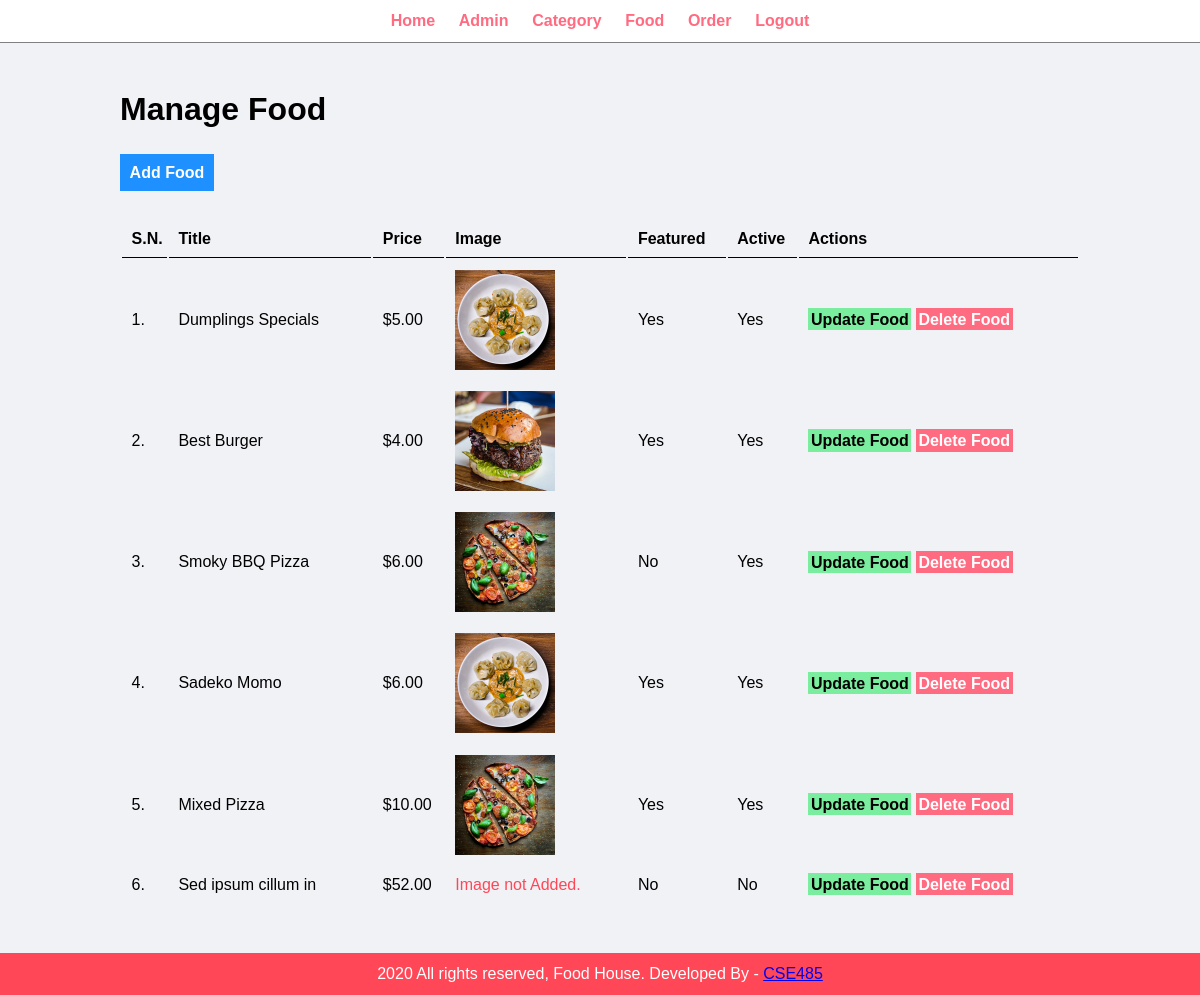
Page /admin/manage-food.php (signed in) on the committed database.
### tables this page shows
CREATE TABLE `tbl_food` (
  `id` int(10) UNSIGNED NOT NULL,
  `title` varchar(100) NOT NULL,
  `description` text NOT NULL,
  `price` decimal(10,2) NOT NULL,
  `image_name` varchar(255) NOT NULL,
  `category_id` int(10) UNSIGNED NOT NULL,
  `featured` varchar(10) NOT NULL,
  `active` varchar(10) NOT NULL
);

### admin/manage-food.php (the view, shortened to what this page needs)
<?php include('partials/menu.php'); ?>
<div class="main-content">
    <div class="wrapper">
        <h1>Manage Food</h1>
        <br /><br />
                <a href="<?php echo SITEURL; ?>admin/add-food.php" class="btn-primary">Add Food</a>
                <br /><br /><br />
                <table class="tbl-full">
                    <tr>
                        <th>S.N.</th>
                        <th>Title</th>
                        <th>Price</th>
                        <th>Image</th>
                        <th>Featured</th>
                        <th>Active</th>
                        <th>Actions</th>
                    </tr>
                    <?php
                        $sql = "SELECT * FROM tbl_food";
                        $res = mysqli_query($conn, $sql);
                        $count = mysqli_num_rows($res);
                        $sn=1;
                        if($count>0)
                        {
                            while($row=mysqli_fetch_assoc($res))
                            {
                                $id = $row['id'];
                                $title = $row['title'];
                                $price = $row['price'];
                                $image_name = $row['image_name'];
                                $featured = $row['featured'];
                                $active = $row['active'];
                                ?>
                                <tr>
                                    <td><?php echo $sn++; ?>. </td>
                                    <td><?php echo $title; ?></td>
                                    <td>$<?php echo $price; ?></td>
                                    <td>
                                        <?php
                                            if($image_name=="")
                                            {
                                                echo "<div class='error'>Image not Added.</div>";
                                            }
                                            else
                                            {
                                                ?>
                                                <img src="<?php echo SITEURL; ?>images/food/<?php echo $image_name; ?>" width="100px">
                                                <?php
                                            }
                                        ?>
                                    </td>
                                    <td><?php echo $featured; ?></td>
                                    <td><?php echo $active; ?></td>
                                    <td>
                                        <a href="<?php echo SITEURL; ?>admin/update-food.php?id=<?php echo $id; ?>" class="btn-secondary">Update Food</a>
                                        <a href="<?php echo SITEURL; ?>admin/delete-food.php?id=<?php echo $id; ?>&image_name=<?php echo $image_name; ?>" class="btn-danger">Delete Food</a>
                                    </td>
                                </tr>
                                <?php
                            }
                        }
                        else
                        {
                            echo "<tr> <td colspan='7' class='error'> Food not Added Yet. </td> </tr>";
                        }
                    ?>
                </table>
    </div>
</div>
<?php include('partials/footer.php'); ?>

### admin/partials/menu.php (shortened to what this page needs)
<html>
    <head>
        <link rel="stylesheet" href="../css/admin.css">
    </head>
    <body>
        <div class="menu text-center">
            <div class="wrapper">
                <ul>
                    <li><a href="index.php">Home</a></li>
                    <li><a href="manage-admin.php">Admin</a></li>
                    <li><a href="manage-category.php">Category</a></li>
                    <li><a href="manage-food.php">Food</a></li>
                    <li><a href="manage-order.php">Order</a></li>
                    <li><a href="logout.php">Logout</a></li>
                </ul>
            </div>
        </div>

### admin/partials/footer.php
<div class="footer">
            <div class="wrapper">
                <p class="text-center">2020 All rights reserved, Food House. Developed By - <a href="#">CSE485</a></p>
            </div>
        </div>
    </body>
</html>

### css/admin.css (style rules this page uses)
* { margin: 0; padding: 0; font-family: Arial, Helvetica, sans-serif; }
.wrapper { padding: 1%; width: 80%; margin: 0 auto; }
.text-center { text-align: center; }
.tbl-full { width: 100%; }
table tr th { border-bottom: 1px solid black; padding: 1%; text-align: left; }
table tr td { padding: 1%; }
.btn-primary { background-color: #1e90ff; padding: 1%; color: white; text-decoration: none; font-weight: bold; }
.btn-secondary { background-color: #7bed9f; padding: 1%; color: black; text-decoration: none; font-weight: bold; }
.btn-danger { background-color: #ff6b81; padding: 1%; color: white; text-decoration: none; font-weight: bold; }
.error { color: #ff4757; }
.menu { border-bottom: 1px solid grey; }
.menu ul { list-style-type: none; }
.menu ul li { display: inline; padding: 1%; }
.menu ul li a { text-decoration: none; font-weight: bold; color: #ff6b81; }
.main-content { background-color: #f1f2f6; padding: 3% 0; }
.footer { background-color: #ff4757; color: white; }

### rows in the picture
tbl_food: title "Dumplings Specials", price "5.00", image_name (picture), featured "Yes", active "Yes"
tbl_food: title "Best Burger", price "4.00", image_name (picture), featured "Yes", active "Yes"
tbl_food: title "Smoky BBQ Pizza", price "6.00", image_name (picture), featured "No", active "Yes"
tbl_food: title "Sadeko Momo", price "6.00", image_name (picture), featured "Yes", active "Yes"
tbl_food: title "Mixed Pizza", price "10.00", image_name (picture), featured "Yes", active "Yes"
tbl_food: title "Sed ipsum cillum in", price "52.00", image_name "Image not Added.", featured "No", active "No"
